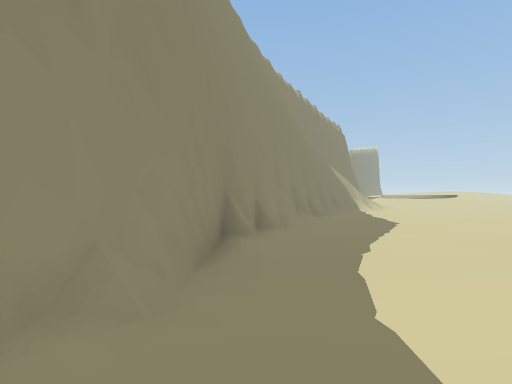
View 1 (above)

18 first-person views from a walk through a scene from a Unity 3-D project. The camera is 1.4 m above the floor, looks level and sees 80° across. The floor is counted in squares, 2 m on a side. Each view is taken from the middle of a square. On the plan, view 1 faces up. The plan holds only what a view shows up to about 10 squares ahead; the rest is blank. The place goes on beyond the plan. The player is left out.

View 2
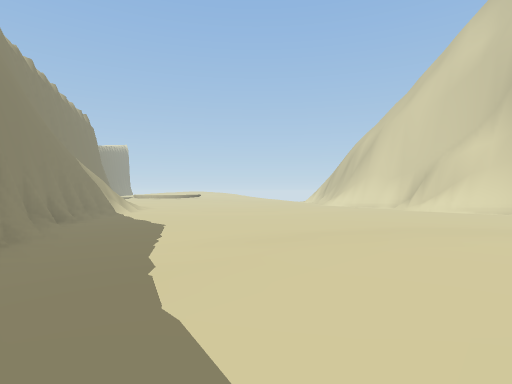

View 3
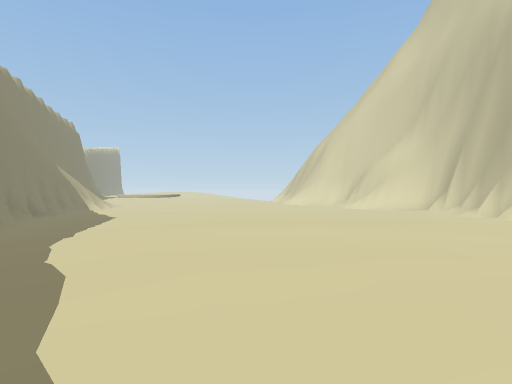

View 4
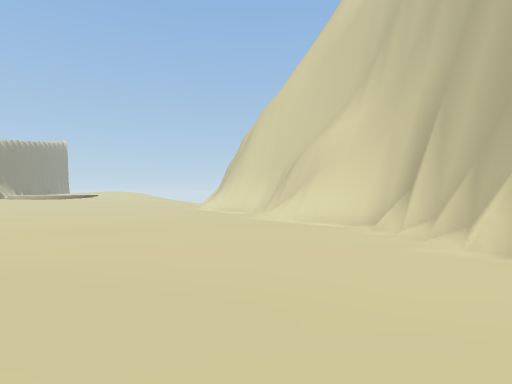

View 5
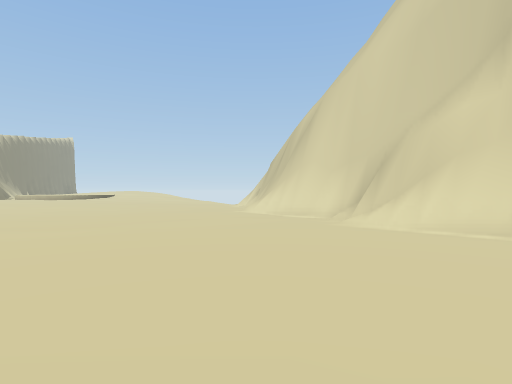

View 6
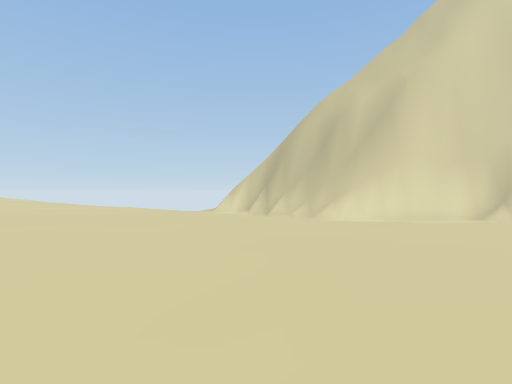

View 7
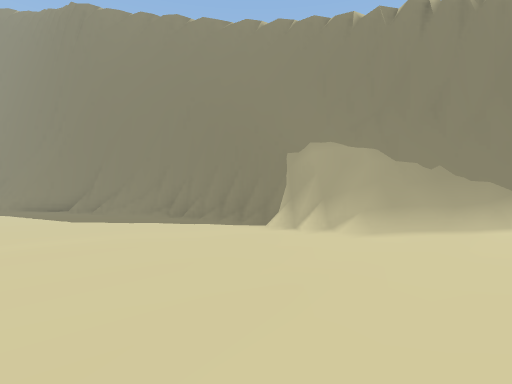

View 8
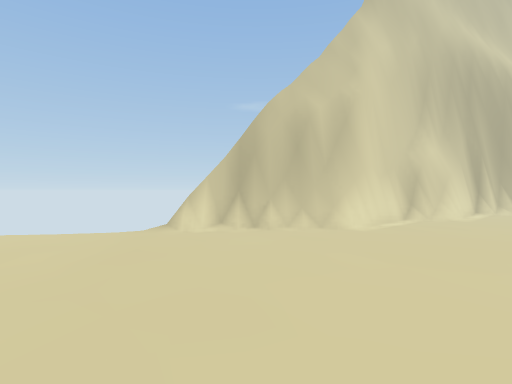

View 9
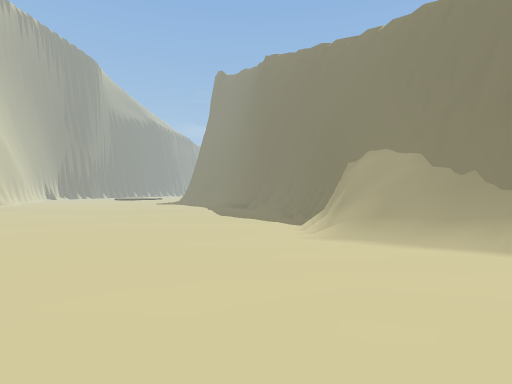

View 10
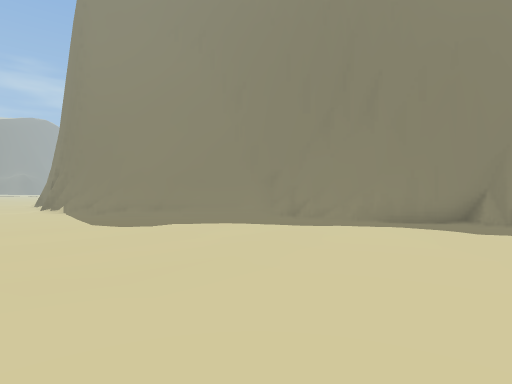

View 11
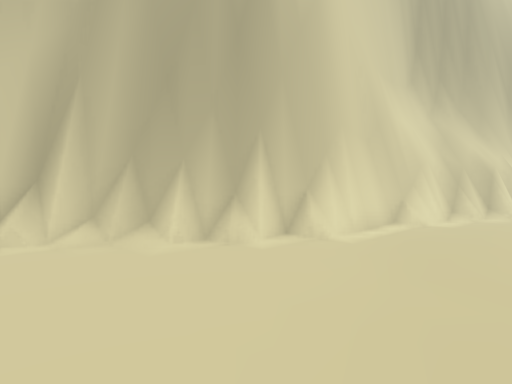

View 12
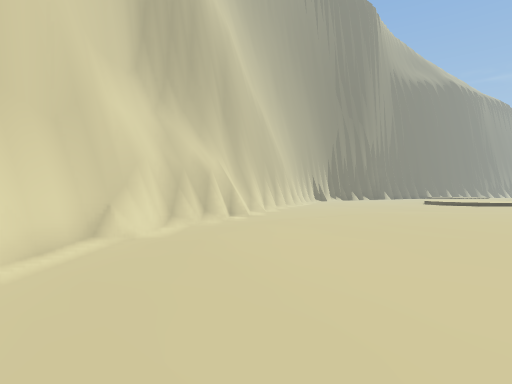

View 13
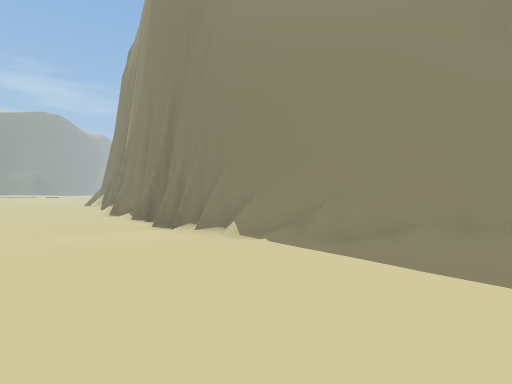

View 14
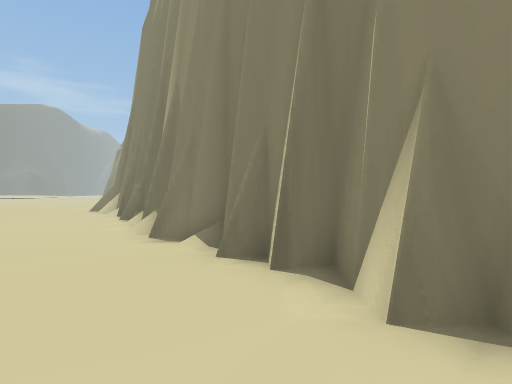

View 15
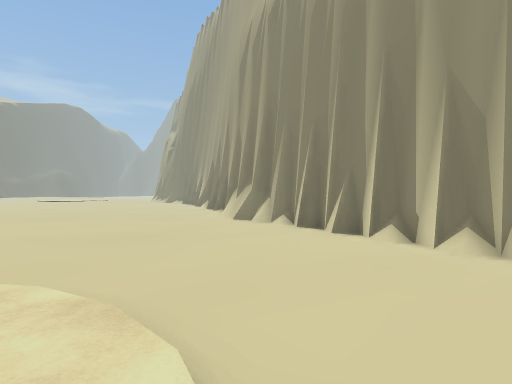

View 16
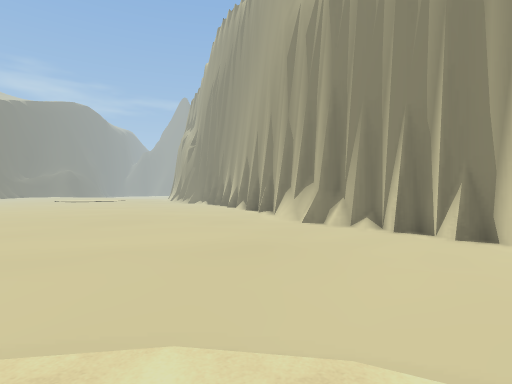

View 17
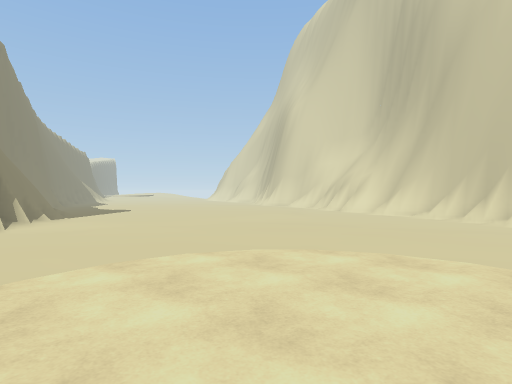

View 18
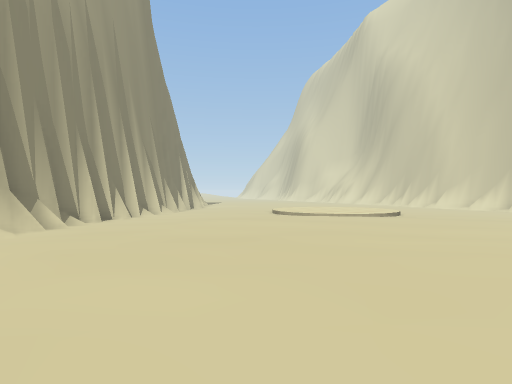

### Floor plan
Key: @ floor where view 1 was taken; # wall or solid block; . main floor; : floor 0.25 m higher than the main floor; - floor 0.25 m lower than the main floor; + floor 0.5 m higher than the main floor; / step, stairs or slope; = window, fence, low wall or low ledge.
Columns run from 15 left of view 1 to 18 right of it. Each row starts with its distance up from view 1.
 17                    ##/:::::::::::
 16                   ##=/::::::::::/
 15                   #///..::::::...
 14                   #///...........
 13                  ###=...........##
 12                  ##/-...........##
 11                  #/--..........##
 10                 ##---........./#
  9                 #-----........##
  8                ##-------.....-#
  7                #.-------------#
  6               ##--------------#
  5               #--------------##
  4               #--....--------#
  3              ##........------#
  2             ##/........-----.#
  1             ##/.........----##
  0             #/.@........---##
 -1             #/..........---#
 -2             #/...........-##
 -3             #/...........-#
 -4             #/...........-#
 -5            ##....  ....../#
 -6            ##............##
 -7           ##/...........-#
 -8          ##............-/#
 -9        ###............--##
-10       ##..........  .---#
-11     ###............
-12    ##..............-
-13  ###...............--
-14 ###.......///.....----
-15 #/......./:::/.....---#
-16 ....:::..:::::.....-- #
-17 .::::::::/::::..
-18 :::::::::/
-19 :::::::::::
-20 :+:::::::::.
-21 :++::::::::..
-22 +++::::::::..
-23 :+::::

Where each view was taken, in squares from view 1:
view 1: 0 up, 0 right, facing up
view 2: 1 up, 0 right, facing up-right
view 3: 2 down, 0 right, facing up-right
view 4: 1 down, 7 right, facing up-right
view 5: 2 up, 7 right, facing up-right
view 6: 12 up, 7 right, facing right
view 7: 12 up, 11 right, facing left
view 8: 17 up, 11 right, facing down-right
view 9: 17 up, 11 right, facing down-left
view 10: 0 up, 7 right, facing left
view 11: 2 up, 8 right, facing down-right
view 12: 0 up, 8 right, facing down
view 13: 6 down, 2 right, facing left
view 14: 9 down, 3 left, facing left
view 15: 14 down, 4 left, facing left
view 16: 16 down, 5 left, facing left
view 17: 17 down, 5 left, facing up-right
view 18: 23 down, 15 left, facing up-right
